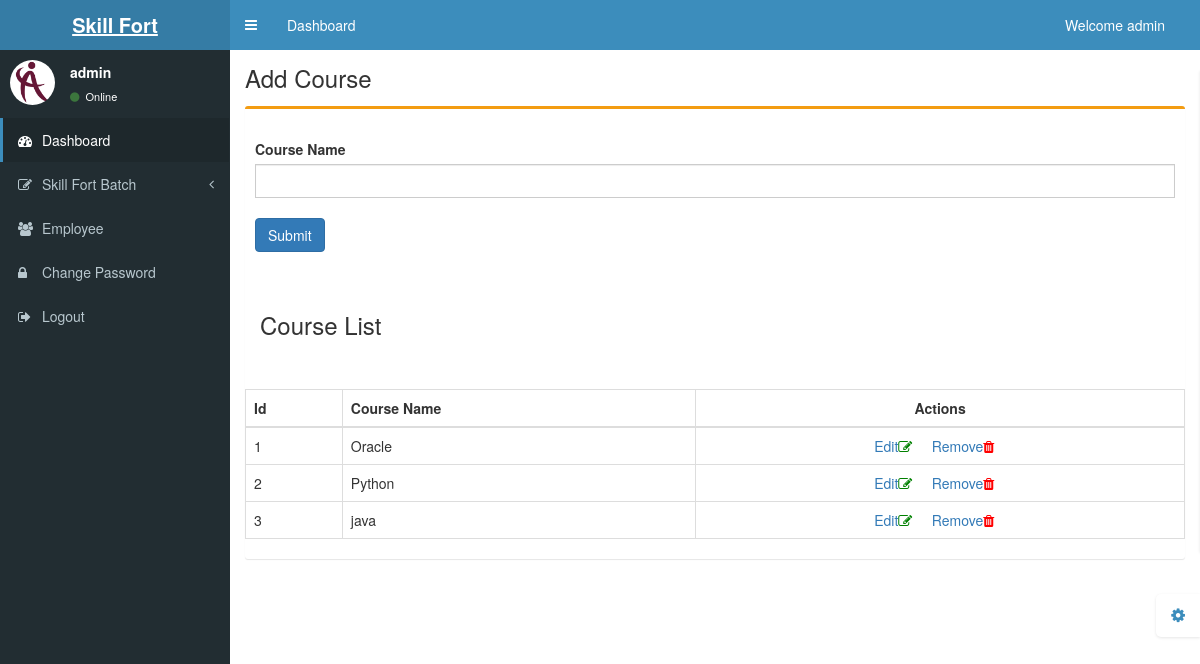
/course.php (signed in), run on an earlier commit of the app's database.
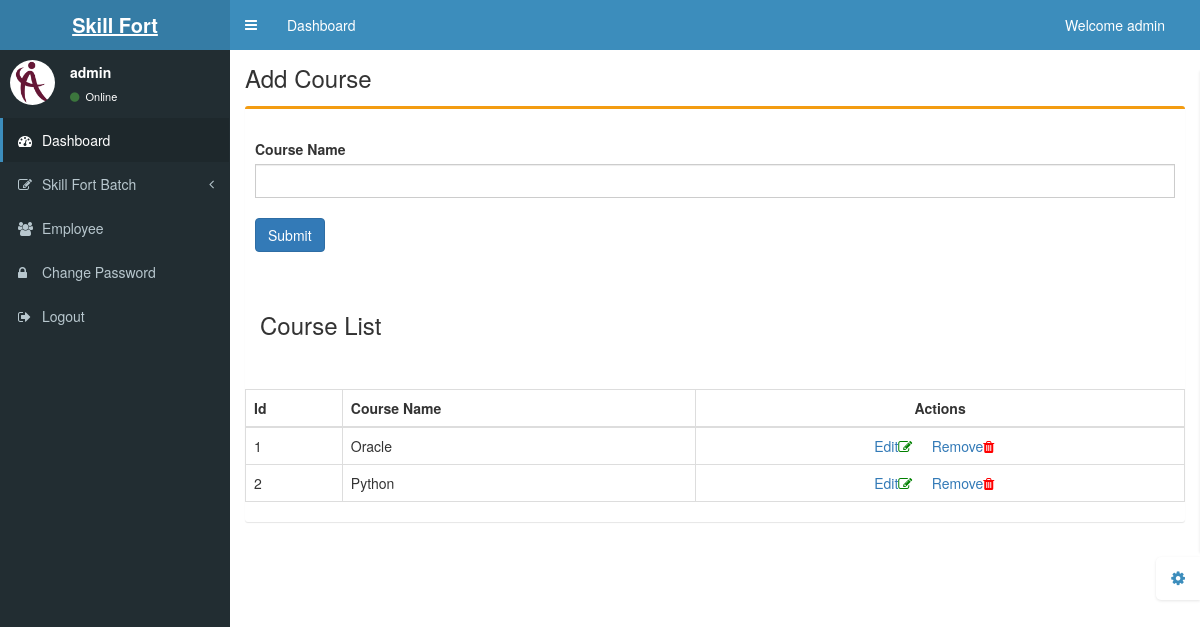
And on a later commit of the database.
### tables this page shows
CREATE TABLE `category` (
  `id` int(200) NOT NULL,
  `c_id` varchar(200) NOT NULL,
  `category` varchar(200) NOT NULL,
  `image` varchar(200) NOT NULL
);

### course.php (the view, shortened to what this page needs)
<?php include('header.php') ?>
<div class="content-wrapper">
  <section class="content-header">
    <h1>
      Add Course </h1>
  </section>
  <section class="content">
    <div class="row">
      <div class="col-lg-12">
        <div class="box box-warning">
          <div class="box-header">
          </div>
          <div class="box-body">
            <form role="form" action="save_course.php" method="POST" enctype="multipart/form-data">
              <div class="form-group">
                <label for="ban">Course Name</label>
                <input class="form-control" id="ban" name="category" />
                <br>
                <button type="submit" class="btn btn-primary">Submit</button>
              </div>
          </div>
          <section class="content-header">
            <h3>
              Course List
            </h3>
          </section>
          <br>
          <br />
          <div id="table-content">
            <table class="table table-hover table-bordered">
              <thead class="thead-light ">
                <tr>
                  <th>Id</th>
                  <th>Course Name</th>
                  <th class="text-center">Actions</th>
                </tr>
              </thead>
              <tbody>
                <?php
                require('db.php');
                $slno = 0;
                $result = mysqli_query($conn, "SELECT * FROM category");
                while ($row_result = mysqli_fetch_array($result)) {
                  $slno++;
                  $category = $row_result['category'];
                ?>
                  <tr>
                    <td><?php echo $slno; ?></td>
                    <td><?php echo $category; ?></td>
                    <td class="text-center">
                      <a href="edit_course.php?id=<?php echo $row_result['id']; ?>">Edit<i class="fa fa-edit" style="color:green"></i></a> &nbsp;&nbsp;&nbsp;
                      <a href="remove_course.php?id=<?php echo $row_result['id']; ?>" onclick="return confirm('Are you sure you want to delete this item?');">Remove<i class="fa fa-trash" aria-hidden="true" style="color:red"></i></a>&nbsp;&nbsp;&nbsp;
                    </td>
                  </tr>
                <?php
                }
                ?>
              </tbody>
          </div>
        </div>
      </div>
    </div>
  </section>
</div>
<?php include('footer.php') ?>

What changed in the data, as far as the page shows it:
removed category: category "java"
